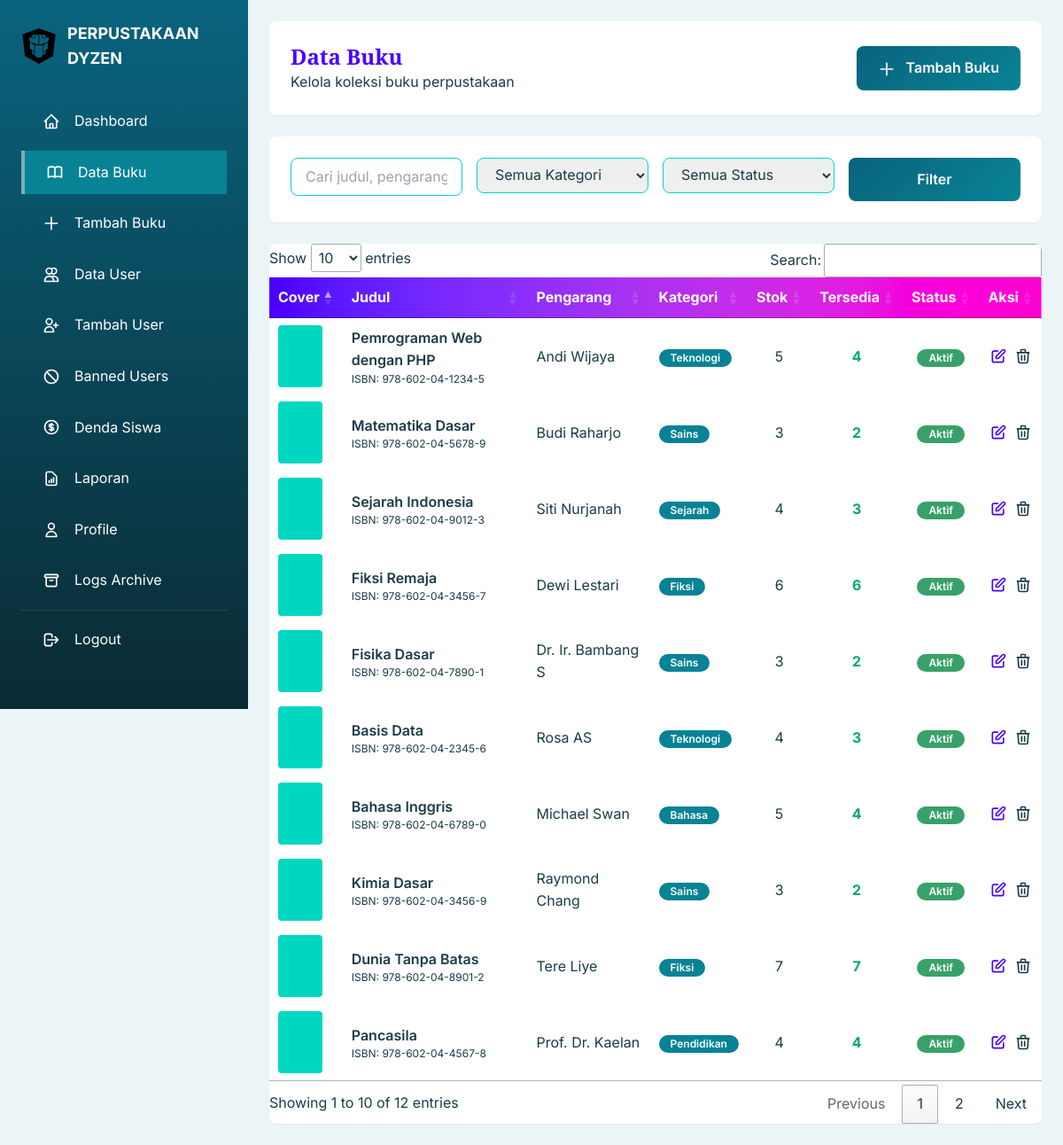
Screenshot of /page/admin/list_buku.php (signed in) with the database file from the repository.
### tables this page shows
CREATE TABLE IF NOT EXISTS `buku` (
    `id` INT(11) NOT NULL AUTO_INCREMENT,
    `judul` VARCHAR(200) NOT NULL,
    `pengarang` VARCHAR(100) NOT NULL,
    `penerbit` VARCHAR(100) DEFAULT NULL,
    `tahun_terbit` YEAR DEFAULT NULL,
    `isbn` VARCHAR(20) DEFAULT NULL,
    `kategori` VARCHAR(50) DEFAULT NULL,
    `deskripsi` TEXT,
    `cover` VARCHAR(255) DEFAULT NULL,
    `stok` INT(11) NOT NULL DEFAULT 0,
    `stok_tersedia` INT(11) NOT NULL DEFAULT 0,
    `status` ENUM('aktif', 'nonaktif') NOT NULL DEFAULT 'aktif',
    `created_at` TIMESTAMP NOT NULL DEFAULT CURRENT_TIMESTAMP,
    `updated_at` TIMESTAMP NOT NULL DEFAULT CURRENT_TIMESTAMP ON UPDATE CURRENT_TIMESTAMP,
    PRIMARY KEY (`id`),
    UNIQUE KEY `isbn` (`isbn`),
    KEY `idx_kategori` (`kategori`),
    KEY `idx_status` (`status`)
);

### config/data_base.php (called while the page is built, shortened)
<?php
function e($string, $flags = ENT_QUOTES) {
    return htmlspecialchars($string ?? '', $flags, 'UTF-8');
}

### page/admin/list_buku.php (the view, shortened to what this page needs)
<?php
require_once '../../config/data_base.php';
$search = isset($_GET['search']) ? sanitize($_GET['search']) : '';
$query = "SELECT * FROM buku WHERE 1=1";
$params = [];
$query .= " ORDER BY created_at DESC";
$stmt = $pdo->prepare($query);
$stmt->execute($params);
$books = $stmt->fetchAll();
?>
<!DOCTYPE html>
<html lang="id">
<head>
    <link href="https://cdn.jsdelivr.net/npm/tailwindcss@2/dist/tailwind.min.css" rel="stylesheet">
    <link href="https://cdn.jsdelivr.net/npm/daisyui@4/dist/full.css" rel="stylesheet">
    <link href="https://cdn.datatables.net/1.13.4/css/jquery.dataTables.min.css" rel="stylesheet">
    <link rel="stylesheet" href="../../assets/css/style.css">
</head>
<body>
    <?php include 'sidebar_admin.php'; ?>
    <div class="main-content">
        <header class="bg-white rounded-lg shadow-sm p-6 mb-6">
            <div class="flex justify-between items-center flex-wrap gap-4">
                <div>
                    <h1 class="text-2xl font-playfair font-bold text-primary">Data Buku</h1>
                    <p class="text-text-light">Kelola koleksi buku perpustakaan</p>
                </div>
                <a href="tambah_buku.php" class="btn-primary">
                    <svg class="w-5 h-5 inline mr-2" fill="none" stroke="currentColor" viewBox="0 0 24 24">
                        <path stroke-linecap="round" stroke-linejoin="round" stroke-width="2" d="M12 4v16m8-8H4"/>
                    </svg>
                    Tambah Buku
                </a>
            </div>
        </header>
        <div class="bg-white rounded-lg shadow-sm p-6 mb-6">
            <form method="GET" action="" class="grid md:grid-cols-4 gap-4">
                <div>
                    <input type="text" name="search" placeholder="Cari judul, pengarang, ISBN..."
                           value="<?= e($search) ?>"
                           class="w-full px-4 py-2 border border-accent rounded-lg focus:outline-none focus:border-primary">
                </div>
                <div>
                    <select name="kategori" class="w-full px-4 py-2 border border-accent rounded-lg focus:outline-none focus:border-primary">
                        <option value="">Semua Kategori</option>
                    </select>
                </div>
                <div>
                    <select name="status" class="w-full px-4 py-2 border border-accent rounded-lg focus:outline-none focus:border-primary">
                        <option value="">Semua Status</option>
                    </select>
                </div>
                <div>
                    <button type="submit" class="btn-primary w-full">Filter</button>
                </div>
            </form>
        </div>
        <div class="bg-white rounded-lg shadow-sm overflow-hidden">
            <div class="overflow-x-auto">
                <table id="booksTable" class="w-full">
                    <thead class="bg-gradient-to-r from-primary to-secondary text-white">
                        <tr>
                            <th class="px-6 py-3 text-left">Cover</th>
                            <th class="px-6 py-3 text-left">Judul</th>
                            <th class="px-6 py-3 text-left">Pengarang</th>
                            <th class="px-6 py-3 text-left">Kategori</th>
                            <th class="px-6 py-3 text-center">Stok</th>
                            <th class="px-6 py-3 text-center">Tersedia</th>
                            <th class="px-6 py-3 text-center">Status</th>
                            <th class="px-6 py-3 text-center">Aksi</th>
                        </tr>
                    </thead>
                    <tbody>
                        <?php foreach ($books as $book): ?>
                        <tr class="border-b hover:bg-light">
                            <td class="px-6 py-3">
                                <?php if ($book['cover']): ?>
                                    <img src="../../uploads/covers/<?= e($book['cover']) ?>" class="book-cover">
                                <?php else: ?>
                                    <div class="book-cover bg-accent bg-opacity-20 flex items-center justify-center">
                                    </div>
                                <?php endif; ?>
                            </td>
                            <td class="px-6 py-3">
                                <div class="font-semibold"><?= e($book['judul']) ?></div>
                                <div class="text-xs text-text-light">ISBN: <?= e($book['isbn']) ?></div>
                            </td>
                            <td class="px-6 py-3"><?= e($book['pengarang']) ?></td>
                            <td class="px-6 py-3">
                                <span class="badge badge-info"><?= e($book['kategori']) ?></span>
                            </td>
                            <td class="px-6 py-3 text-center"><?= $book['stok'] ?></td>
                            <td class="px-6 py-3 text-center">
                                <span class="font-bold <?= $book['stok_tersedia'] > 0 ? 'text-success' : 'text-danger' ?>">
                                    <?= $book['stok_tersedia'] ?>
                                </span>
                            </td>
                            <td class="px-6 py-3 text-center">
                                <span class="badge <?= $book['status'] == 'aktif' ? 'badge-success' : 'badge-danger' ?>">
                                    <?= $book['status'] == 'aktif' ? 'Aktif' : 'Nonaktif' ?>
                                </span>
                            </td>
                            <td class="px-6 py-3 text-center">
                                <div class="flex justify-center space-x-2">
                                    <a href="edit_buku.php?id=<?= $book['id'] ?>" class="text-primary hover:text-secondary">
                                        <svg class="w-5 h-5" fill="none" stroke="currentColor" viewBox="0 0 24 24">
                                            <path stroke-linecap="round" stroke-linejoin="round" stroke-width="2" d="M11 5H6a2 2 0 00-2 2v11a2 2 0 002 2h11a2 2 0 002-2v-5m-1.414-9.414a2 2 0 112.828 2.828L11.828 15H9v-2.828l8.586-8.586z"/>
                                        </svg>
                                    </a>
                                    <button onclick="confirmDelete(<?= $book['id'] ?>, '<?= addslashes($book['judul']) ?>')" class="text-danger hover:text-red-700">
                                        <svg class="w-5 h-5" fill="none" stroke="currentColor" viewBox="0 0 24 24">
                                            <path stroke-linecap="round" stroke-linejoin="round" stroke-width="2" d="M19 7l-.867 12.142A2 2 0 0116.138 21H7.862a2 2 0 01-1.995-1.858L5 7m5 4v6m4-6v6m1-10V4a1 1 0 00-1-1h-4a1 1 0 00-1 1v3M4 7h16"/>
                                        </svg>
                                    </button>
                                </div>
                            </td>
                        </tr>
                        <?php endforeach; ?>
                    </tbody>
                </table>
            </div>
        </div>
    </div>
</body>
</html>

### assets/css/style.css (style rules this page uses)
:root { --color-primary: #09637E; --color-secondary: #088395; --color-accent: #7AB2B2; --color-light: #EBF4F6; --color-white: #FFFFFF; --color-dark: #0A2A33; --color-danger: #E53E3E; --color-success: #38A169; --color-warning: #D69E2E; --color-text: #1A3C47; --color-text-light: #6B9EA8; --shadow-sm: 0 1px 2px 0 rgb(0 0 0 / 0.05); --shadow-md: 0 4px 6px -1px rgb(0 0 0 / 0.1); --shadow-lg: 0 10px 15px -3px rgb(0 0 0 / 0.1); --shadow-xl: 0 20px 25px -5px rgb(0 0 0 / 0.1); --transition-fast: 150ms ease; --transition-normal: 250ms ease; --transition-slow: 350ms ease; --radius-sm: 0.375rem; --radius-md: 0.5rem; --radius-lg: 0.75rem; --radius-xl: 1rem; }
* { margin: 0; padding: 0; box-sizing: border-box; }
body { font-family: 'Inter', sans-serif; color: var(--color-text); background-color: var(--color-light); line-height: 1.6; overflow-x: hidden; }
h1, h2, h3, h4, h5, h6 { font-family: 'Playfair Display', serif; font-weight: 700; line-height: 1.2; color: var(--color-primary); }
.btn-primary { background: linear-gradient(135deg, var(--color-primary), var(--color-secondary)); color: var(--color-white); padding: 0.75rem 1.5rem; border-radius: var(--radius-md); font-weight: 600; transition: all var(--transition-normal); border: none; cursor: pointer; position: relative; overflow: hidden; }
.badge { display: inline-flex; align-items: center; padding: 0.25rem 0.75rem; border-radius: 9999px; font-size: 0.75rem; font-weight: 600; }
.badge-success { background: var(--color-success); color: white; }
.badge-info { background: var(--color-secondary); color: white; }

### page/admin/list_buku.php (style rules this page uses)
.main-content { margin-left: 280px; padding: 1.5rem; transition: margin-left 0.3s; }
.book-cover { width: 50px; height: 70px; object-fit: cover; border-radius: 4px; }

### rows the page displays
buku: judul "Pemrograman Web dengan PHP", isbn "978-602-04-1234-5", pengarang "Andi Wijaya", kategori "Teknologi", stok "5", stok_tersedia "4", status "Aktif"
buku: judul "Matematika Dasar", isbn "978-602-04-5678-9", pengarang "Budi Raharjo", kategori "Sains", stok "3", stok_tersedia "2", status "Aktif"
buku: judul "Sejarah Indonesia", isbn "978-602-04-9012-3", pengarang "Siti Nurjanah", kategori "Sejarah", stok "4", stok_tersedia "3", status "Aktif"
buku: judul "Fiksi Remaja", isbn "978-602-04-3456-7", pengarang "Dewi Lestari", kategori "Fiksi", stok "6", stok_tersedia "6", status "Aktif"
buku: judul "Fisika Dasar", isbn "978-602-04-7890-1", pengarang "Dr. Ir. Bambang S", kategori "Sains", stok "3", stok_tersedia "2", status "Aktif"
buku: judul "Basis Data", isbn "978-602-04-2345-6", pengarang "Rosa AS", kategori "Teknologi", stok "4", stok_tersedia "3", status "Aktif"
buku: judul "Bahasa Inggris", isbn "978-602-04-6789-0", pengarang "Michael Swan", kategori "Bahasa", stok "5", stok_tersedia "4", status "Aktif"
buku: judul "Kimia Dasar", isbn "978-602-04-3456-9", pengarang "Raymond Chang", kategori "Sains", stok "3", stok_tersedia "2", status "Aktif"
buku: judul "Dunia Tanpa Batas", isbn "978-602-04-8901-2", pengarang "Tere Liye", kategori "Fiksi", stok "7", stok_tersedia "7", status "Aktif"
buku: judul "Pancasila", isbn "978-602-04-4567-8", pengarang "Prof. Dr. Kaelan", kategori "Pendidikan", stok "4", stok_tersedia "4", status "Aktif"
